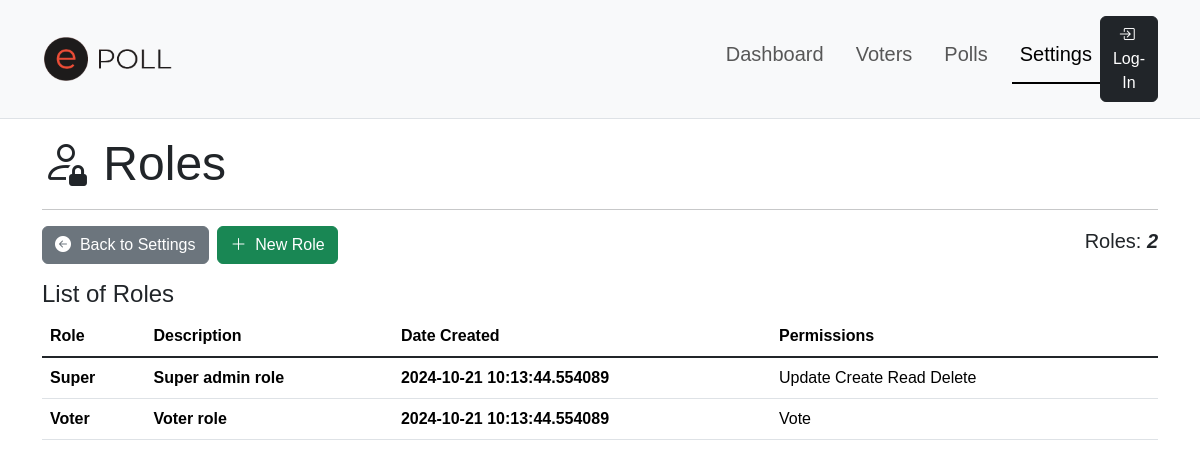
The app's page /settings/roles/ with its own data.
### app/models.py (models this page shows, shortened)
class Role(RoleMixin, db.Model):
    __tablename__ = "roles"
    id = db.Column(db.String(36), primary_key=True, default=generate_uuid)
    name = db.Column(db.String(20), nullable=False, unique=True)
    description = db.Column(db.String(120))
    created_at = db.Column(db.DateTime, nullable=False, default=datetime.now())
    updated_at = db.Column(db.DateTime(timezone=True), onupdate=db.func.now())
    permissions = db.relationship('Permission', secondary='role_permissions', back_populates='roles')
    users = db.relationship('User', secondary='user_roles', back_populates='roles')

class Permission(Enum):
    CREATE = 'Create'
    READ = 'Read'
    UPDATE = 'Update'
    DELETE = 'Delete'
    ADMIN = 'Admin'

### app/settings.py (the view)
@sbp.route('/roles/')
def roles():
    role_count = Role.query.count()
    page = request.args.get('page', 1, type=int)
    page_size = request.args.get('page_size', 20, type=int)  # Get page size from query params or default to 20
    system_roles = Role.query.order_by(Role.created_at.desc()).paginate(page=page, per_page=page_size)
    if not system_roles.items:
        flash('No role records added yet!', 'info')
    return render_template('admin/settings/role/list.html', title='Roles',
                           role_count=role_count,
                           system_roles=system_roles, SETTINGS=True)

### app/templates/admin/settings/role/list.html (shortened to what this page needs)
{% extends "shared/adminlayout.html" %}
{% block content %}
<div class="container">
    <h3 class="display-5"><i class="bi bi-person-lock"></i>&nbsp;{{title}}</h3>
    <hr>
    <div class="row align-content-center mb-3">
        <div class="col text-start">
            <a href="{{ url_for('settings.index') }}" class="btn btn-secondary"><i class="bi bi-arrow-left-circle-fill"></i>&nbsp; Back to Settings</a>&nbsp;
            <a href="{{ url_for('settings.new_role') }}" class="btn btn-success"><i class="bi bi-plus-lg"></i>&nbsp; New Role</a>
        </div>
        <div class="col text-end align-content-center">
            <h5>Roles:&nbsp;<strong class="fst-italic">{{ role_count }}</strong></h4>
        </div>
    </div>
    <h4>List of {{title}}</h4>
    <div class="table-responsive">
        <table class="table table-hover align-content-center">
            <thead>
                <tr class="align-middle">
                    <th scope="col">Role</th>
                    <th scope="col">Description</th>
                    <th scope="col">Date Created</th>
                    <th scope="col">Permissions</th>
                    <th scope="col"></th>
                </tr>
            </thead>
            <tbody class="table-group-divider align-content-center">
                {% for role in system_roles %}
                    <tr class="clickable-row align-middle" data-href="#">
                        <th scope="row">{{role.name}}</th>
                        <th scope="row">{{role.description}}</th>
                        <th scope="row">{{role.created_at}}</th>
                        <td scope="row">
                            {% if role.permissions %}
                                {% for permission in role.permissions %}
                                    {{ permission.name }}
                                {% endfor %}
                            {% else %}
                                <span>No permissions assigned</span>
                            {% endif %}
                        </td>
                        <td scope="row">
                        </td>
                    </tr>
                {% endfor %}
            </tbody>
        </table>
    </div>
</div>
{% endblock %}

### app/static/styles.css (style rules this page uses)
html { font-size: 14px; position: relative; }
@media (min-width: 768px) { html { font-size: 16px; } }
body { margin-bottom: 60px; scroll-behavior: smooth; font-family: Montserrat, sans-serif !important; }
.clickable-row { cursor: pointer; }

### records on screen
Role: name "Super", description "Super admin role", created_at "2024-10-21 10:13:44.554089"
Permission: name "Update"
Permission: name "Create"
Permission: name "Read"
Permission: name "Delete"
Role: name "Voter", description "Voter role", created_at "2024-10-21 10:13:44.554089"
Permission: name "Vote"

### other values on screen
{{ title }} "Roles"
{{ role_count }} "2"
